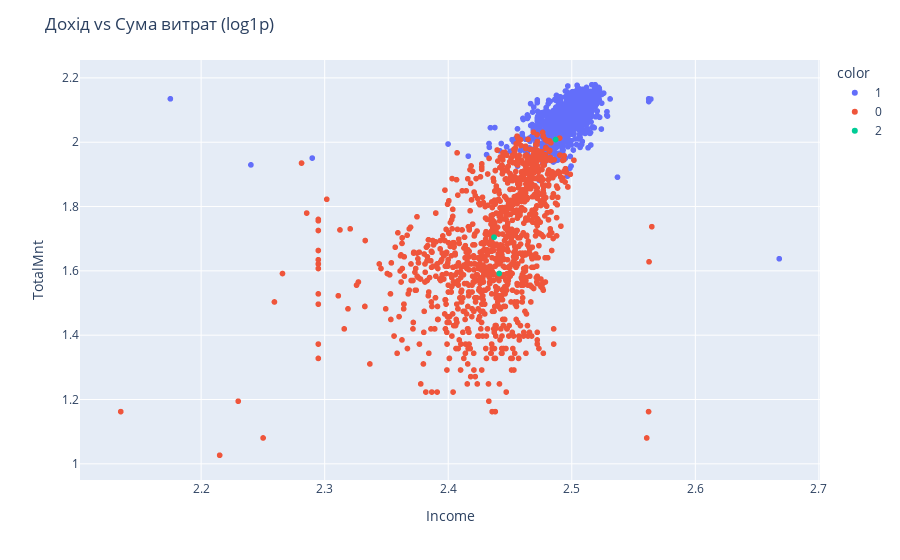

The cell this chart's notebook holds for it:
### Code cell
fig1 = px.scatter(
    df, x='Income', y='TotalMnt',
    color=df['cluster_k3'].astype(str),
    hover_data=['AOV','TotalPurchases','WebShare','StoreShare','Recency']
)
fig1.update_layout(title='Дохід vs Сума витрат (log1p)'); fig1.show()

### Figure 1 — Plotly figure (JSON) as saved in the notebook; plotly's stock layout.template omitted (floating-point values rounded to 4 significant figures; data arrays with more than 128 entries replaced by an {"elided": "..."} marker saying what was removed)
{"data": [{"customdata": {"elided": "1028x5 float values"}, "hovertemplate": "color=1<br>Income=%{x}<br>TotalMnt=%{y}<br>AOV=%{customdata[0]}<br>TotalPurchases=%{customdata[1]}<br>WebShare=%{customdata[2]}<br>StoreShare=%{customdata[3]}<br>Recency=%{customdata[4]}<extra></extra>", "legendgroup": "1", "marker": {"color": "#636efa", "symbol": "circle"}, "mode": "markers", "name": "1", "showlegend": true, "type": "scattergl", "x": {"elided": "1028 float values"}, "xaxis": "x", "y": {"elided": "1028 float values"}, "yaxis": "y"}, {"customdata": {"elided": "1209x5 float values"}, "hovertemplate": "color=0<br>Income=%{x}<br>TotalMnt=%{y}<br>AOV=%{customdata[0]}<br>TotalPurchases=%{customdata[1]}<br>WebShare=%{customdata[2]}<br>StoreShare=%{customdata[3]}<br>Recency=%{customdata[4]}<extra></extra>", "legendgroup": "0", "marker": {"color": "#EF553B", "symbol": "circle"}, "mode": "markers", "name": "0", "showlegend": true, "type": "scattergl", "x": {"elided": "1209 float values"}, "xaxis": "x", "y": {"elided": "1209 float values"}, "yaxis": "y"}, {"customdata": [[0.3063, 18.0, 0.6111, 0.3333, 42.0], [0.6821, 4.0, 0.25, 0.5, 37.0], [0.4964, 7.0, 0.4286, 0.5714, 12.0]], "hovertemplate": "color=2<br>Income=%{x}<br>TotalMnt=%{y}<br>AOV=%{customdata[0]}<br>TotalPurchases=%{customdata[1]}<br>WebShare=%{customdata[2]}<br>StoreShare=%{customdata[3]}<br>Recency=%{customdata[4]}<extra></extra>", "legendgroup": "2", "marker": {"color": "#00cc96", "symbol": "circle"}, "mode": "markers", "name": "2", "showlegend": true, "type": "scattergl", "x": [2.487, 2.441, 2.437], "xaxis": "x", "y": [2.008, 1.592, 1.705], "yaxis": "y"}], "layout": {"legend": {"title": {"text": "color"}, "tracegroupgap": 0}, "margin": {"t": 60}, "title": {"text": "Дохід vs Сума витрат (log1p)"}, "xaxis": {"anchor": "y", "domain": [0, 1], "title": {"text": "Income"}}, "yaxis": {"anchor": "x", "domain": [0, 1], "title": {"text": "TotalMnt"}}}}
